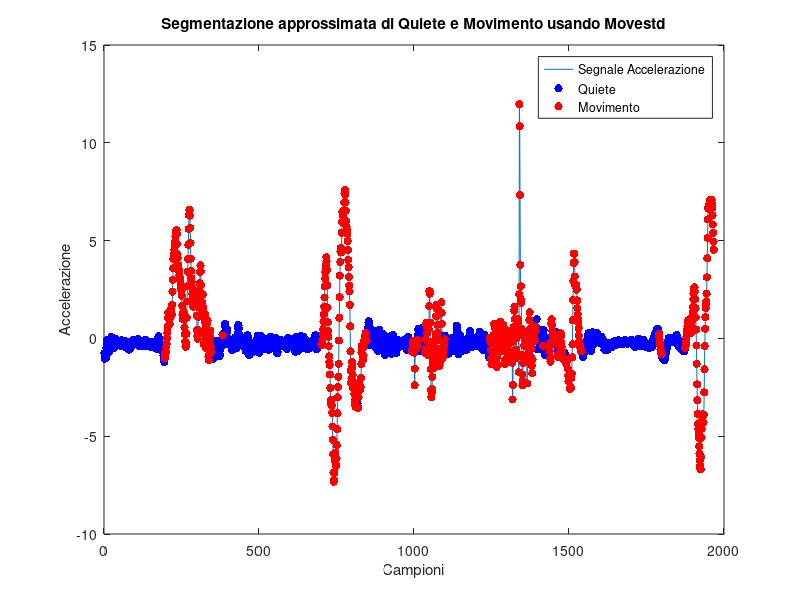

The MATLAB source for this figure:
%% Caricamento del segnale e calcolo di zero-mean magnitude (CAPIRE COME CAMBIA CON STRUCT)

load('acc.mat')
x = a(:, 1);
y = a(:, 2);
z = a(:, 3);
signal = sqrt(sum(x.^2+y.^2+z.^2, 2));

signal = signal - mean(signal);

%% Calcolo e Plot di Movestd
window_size = 20; % Imposta la dimensione della finestra
movestd_signal = movstd(signal, window_size);

%figure;

% plot(signal); hold on;
% plot(movestd_signal, 'g--', 'LineWidth', 2);
% title('Movestd of Acceleration Signal');
% xlabel('Samples');
% ylabel('Acceleration');
% legend('Acceleration Signal', 'Movestd');

% Definizione soglia per movimento e quiete
threshold = 0.45; % Adjust threshold as needed

% Identifica quiete e movimento in base alla soglia
stillness_indices = find(movestd_signal <= threshold);
movement_indices = find(movestd_signal > threshold);

% Plot del segnale originale
figure;
plot(signal);

% Evidenzia quiete in blu
hold on; % scatter(X, Y) draws markers at the locations specified by X and Y
scatter(stillness_indices, signal(stillness_indices), 'b', 'filled');

% Evidenzia movimento in rosso
scatter(movement_indices, signal(movement_indices), 'r', 'filled');

title('Segmentazione approssimata di Quiete e Movimento usando Movestd');
xlabel('Campioni');
ylabel('Accelerazione');
legend('Segnale Accelerazione', 'Quiete', 'Movimento');
